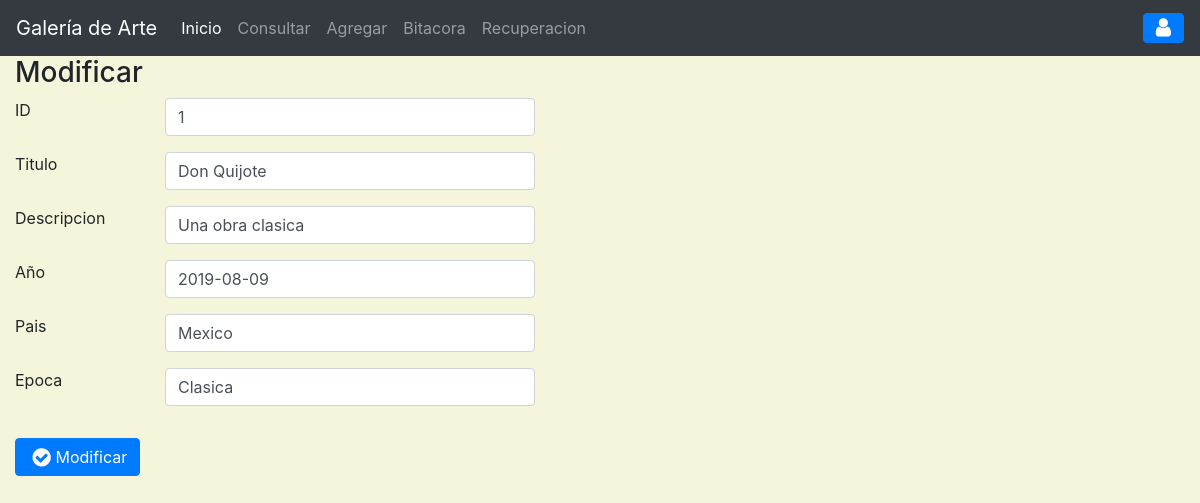
/?c=objetoArte&a=FormAgregar&id=1, run on the app's committed database.
### tables this page shows
CREATE TABLE `objetoarte` (
  `idobj` int(11) NOT NULL,
  `titObj` varchar(30) DEFAULT NULL,
  `descObj` varchar(80) DEFAULT NULL,
  `anioObj` date DEFAULT NULL,
  `paisObj` varchar(35) DEFAULT NULL,
  `epocaObj` varchar(30) DEFAULT NULL,
  PRIMARY KEY (`idobj`)
);

### controller/objetoarte.controlador.php (called while the page is built, shortened)
<?php
require_once('model/objetoArte.php');
class ObjetoArteControlador
{
    private $modelo;
    public function __CONSTRUCT(){
        $this->modelo = new ObjetoArte();
    }
   public function FormAgregar(){
            if(isset($_GET['id'])){
                $obArt = $this->modelo->getObjetoById($_GET['id'])[0];
                $titulo = "Modificar";
            }
            require_once "view/header.php";
            require_once "view/objetoArte/agregar.php";
            require_once "view/footer.php";
        }
}
?>

### model/conexion.php (called while the page is built, shortened)
<?php
class BaseDeDatos
{
    public static function Conectar(){
        try {
            $conexion = new PDO("mysql:host=".self::servidor.";dbname="
            .self::basedatos.";charset=utf8",self::usuario,self::password);
            $conexion->setAttribute(PDO::ATTR_ERRMODE,PDO::ERRMODE_EXCEPTION);
            return $conexion;
        } catch (PDOException $e) {
            return "Fallo la conexion a la base de datos".$e->getMessage();
        }
    }
}
?>

### model/objetoArte.php (called while the page is built, shortened)
<?php
class ObjetoArte
{
    private $pdo;
    public function __CONSTRUCT(){
        $this->pdo = BaseDeDatos::Conectar();
    }
    public function getObjetoById($id){
        try {
            $sql = "SELECT * FROM objetoarte WHERE idobj=$id";
            $consulta = $this->pdo->prepare($sql);
            $consulta->execute();
            return $consulta->fetchAll(PDO::FETCH_OBJ);
        } catch (Exception $e) {
            die($e->getMessage());
        }
    }
}
?>

### view/objetoArte/agregar.php (the view, shortened to what this page needs)
<main class="app-content">
<div class="col-md-6">
          <div class="tile">
            <h3 class="tile-title"><?=$titulo?></h3>
            <div class="tile-body">
              <form class="form-horizontal" method="POST" action="view/objetoArte/guardar-objetoarte.php">
                <div class="form-group row">
                  <label class="control-label col-md-3">ID</label>
                  <div class="col-md-8">
                    <input class="form-control" type="number" name="IdArte" value="<?=$obArt->idobj ?? ''?>" placeholder="" required>
                  </div>
                </div>
                <div class="form-group row">
                  <label class="control-label col-md-3">Titulo</label>
                  <div class="col-md-8">
                    <input class="form-control" type="text" name="TituloArte" value="<?=$obArt->titObj ?? ''?>" placeholder="" required>
                  </div>
                </div>
                <div class="form-group row">
                  <label class="control-label col-md-3">Descripcion</label>
                  <div class="col-md-8">
                    <input class="form-control" type="text" name="DesArte" value="<?=$obArt->descObj ?? ''?>" placeholder="" required>
                  </div>
                </div>
                <div class="form-group row">
                  <label class="control-label col-md-3">Año</label>
                  <div class="col-md-8">
                    <input class="form-control" type="text" name="AñoArte" value="<?=$obArt->anioObj ?? ''?>" placeholder="yyyy-mm-dd" required>
                  </div>
                </div>
                <div class="form-group row">
                  <label class="control-label col-md-3">Pais</label>
                  <div class="col-md-8">
                    <input class="form-control" type="text" name="PaisArte" value="<?=$obArt->paisObj ?? ''?>" placeholder="" required>
                  </div>
                </div>
                <div class="form-group row">
                  <label class="control-label col-md-3">Epoca</label>
                  <div class="col-md-8">
                    <input class="form-control" type="text" name="EpocaArte" value="<?=$obArt->epocaObj ?? ''?>" placeholder="" required>
                  </div>
                </div>
            <div class="tile-footer">
              <div class="row">
                <div class="col-md-8 col-md-offset-3">
                  <button class="btn btn-primary" type="submit"><i class="fa fa-fw fa-lg fa-check-circle">
                  </i><?=$titulo?></button>
                </div>
              </div>
            </div>
            </form>
          </div>
</div>
</main>

### data on the page
objetoarte: IdArte "1", TituloArte "Don Quijote", DesArte "Una obra clasica", AñoArte "2019-08-09", PaisArte "Mexico", EpocaArte "Clasica"

### other printed values
$titulo "Modificar"
